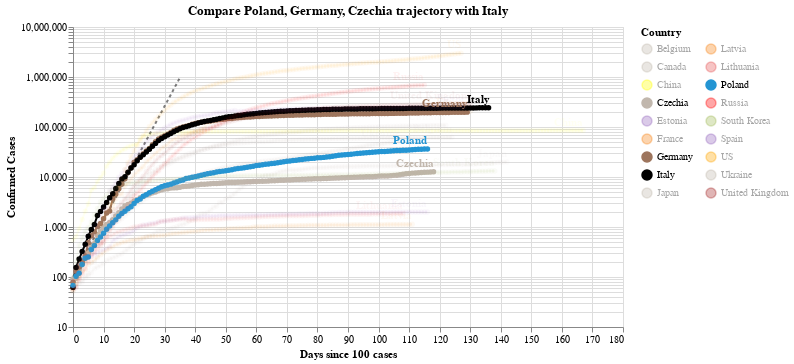

Source (notebook cell):
### Code cell
#hide_input
chart2 = make_since_chart(dff2,['Poland', 'Germany', 'Czechia'], baseline_countries)
chart2

### Figure 1 — Vega-Lite specification as saved in the notebook (floating-point values rounded to 4 significant figures; data arrays with more than 128 entries replaced by an {"elided": "..."} marker saying what was removed)
{"config": {"view": {"continuousWidth": 400, "continuousHeight": 300}}, "layer": [{"data": {"name": "data-628230001892d6798b50651be41d1b3e"}, "mark": {"type": "line", "color": "black", "opacity": 0.5, "strokeDash": [3, 3]}, "encoding": {"x": {"type": "quantitative", "field": "Days since 100 cases"}, "y": {"type": "quantitative", "field": "Confirmed Cases"}}}, {"data": {"name": "data-40358f9ec2ab332e88cde947100679f0"}, "mark": {"type": "line", "point": true}, "encoding": {"color": {"type": "nominal", "field": "Country", "legend": {"columns": 2}, "scale": {"domain": ["Belgium", "Canada", "China", "Czechia", "Estonia", "France", "Germany", "Italy", "Japan", "Latvia", "Lithuania", "Poland", "Russia", "South Korea", "Spain", "US", "Ukraine", "United Kingdom"], "range": ["#C1B7AD", "#C1B7AD", "yellow", "#C1B7AD", "#9467bd", "#F58518", "#9D755D", "black", "#C1B7AD", "#F58518", "#E45756", "#2495D3", "red", "#A1BA59", "#9467bd", "orange", "#C1B7AD", "brown"]}}, "opacity": {"condition": {"value": 1, "selection": "selector002"}, "value": 0.05}, "tooltip": [{"type": "nominal", "field": "Country"}, {"type": "temporal", "field": "Date"}, {"type": "quantitative", "field": "Confirmed Cases"}, {"type": "quantitative", "field": "Days since 100 cases"}], "x": {"type": "quantitative", "field": "Days since 100 cases"}, "y": {"type": "quantitative", "field": "Confirmed Cases", "scale": {"type": "log"}}}, "selection": {"selector002": {"type": "multi", "fields": ["Country"], "bind": "legend", "init": [{"Country": "Poland"}, {"Country": "Germany"}, {"Country": "Czechia"}, {"Country": "Italy"}]}}, "width": 550}, {"data": {"name": "data-40358f9ec2ab332e88cde947100679f0"}, "mark": {"type": "text", "align": "right", "dy": -8, "fontWeight": "bold"}, "encoding": {"color": {"type": "nominal", "field": "Country", "legend": {"columns": 2}, "scale": {"domain": ["Belgium", "Canada", "China", "Czechia", "Estonia", "France", "Germany", "Italy", "Japan", "Latvia", "Lithuania", "Poland", "Russia", "South Korea", "Spain", "US", "Ukraine", "United Kingdom"], "range": ["#C1B7AD", "#C1B7AD", "yellow", "#C1B7AD", "#9467bd", "#F58518", "#9D755D", "black", "#C1B7AD", "#F58518", "#E45756", "#2495D3", "red", "#A1BA59", "#9467bd", "orange", "#C1B7AD", "brown"]}}, "opacity": {"condition": {"value": 1, "selection": "selector002"}, "value": 0.05}, "text": {"type": "nominal", "field": "Country"}, "tooltip": [{"type": "nominal", "field": "Country"}, {"type": "temporal", "field": "Date"}, {"type": "quantitative", "field": "Confirmed Cases"}, {"type": "quantitative", "field": "Days since 100 cases"}], "x": {"type": "quantitative", "field": "Days since 100 cases"}, "y": {"type": "quantitative", "field": "Confirmed Cases", "scale": {"type": "log"}}}, "transform": [{"filter": "(datum['Date'] >= 1594080000000)"}], "width": 550}], "title": "Compare Poland, Germany, Czechia trajectory with Italy", "$schema": "https://vega.github.io/schema/vega-lite/v4.0.2.json", "datasets": {"data-628230001892d6798b50651be41d1b3e": [{"Days since 100 cases": 0, "Confirmed Cases": 100.0}, {"Days since 100 cases": 1, "Confirmed Cases": 130.0}, {"Days since 100 cases": 2, "Confirmed Cases": 169.0}, {"Days since 100 cases": 3, "Confirmed Cases": 219.7}, {"Days since 100 cases": 4, "Confirmed Cases": 285.6}, {"Days since 100 cases": 5, "Confirmed Cases": 371.3}, {"Days since 100 cases": 6, "Confirmed Cases": 482.7}, {"Days since 100 cases": 7, "Confirmed Cases": 627.5}, {"Days since 100 cases": 8, "Confirmed Cases": 815.7}, {"Days since 100 cases": 9, "Confirmed Cases": 1060.0}, {"Days since 100 cases": 10, "Confirmed Cases": 1379.0}, {"Days since 100 cases": 11, "Confirmed Cases": 1792.0}, {"Days since 100 cases": 12, "Confirmed Cases": 2330.0}, {"Days since 100 cases": 13, "Confirmed Cases": 3029.0}, {"Days since 100 cases": 14, "Confirmed Cases": 3937.0}, {"Days since 100 cases": 15, "Confirmed Cases": 5119.0}, {"Days since 100 cases": 16, "Confirmed Cases": 6654.0}, {"Days since 100 cases": 17, "Confirmed Cases": 8650.0}, {"Days since 100 cases": 18, "Confirmed Cases": 11250.0}, {"Days since 100 cases": 19, "Confirmed Cases": 14620.0}, {"Days since 100 cases": 20, "Confirmed Cases": 19000.0}, {"Days since 100 cases": 21, "Confirmed Cases": 24710.0}, {"Days since 100 cases": 22, "Confirmed Cases": 32120.0}, {"Days since 100 cases": 23, "Confirmed Cases": 41750.0}, {"Days since 100 cases": 24, "Confirmed Cases": 54280.0}, {"Days since 100 cases": 25, "Confirmed Cases": 70560.0}, {"Days since 100 cases": 26, "Confirmed Cases": 91730.0}, {"Days since 100 cases": 27, "Confirmed Cases": 119300.0}, {"Days since 100 cases": 28, "Confirmed Cases": 155000.0}, {"Days since 100 cases": 29, "Confirmed Cases": 201500.0}, {"Days since 100 cases": 30, "Confirmed Cases": 262000.0}, {"Days since 100 cases": 31, "Confirmed Cases": 340600.0}, {"Days since 100 cases": 32, "Confirmed Cases": 442800.0}, {"Days since 100 cases": 33, "Confirmed Cases": 575600.0}, {"Days since 100 cases": 34, "Confirmed Cases": 748300.0}, {"Days since 100 cases": 35, "Confirmed Cases": 972800.0}], "data-40358f9ec2ab332e88cde947100679f0": {"elided": "2282 records"}}}
